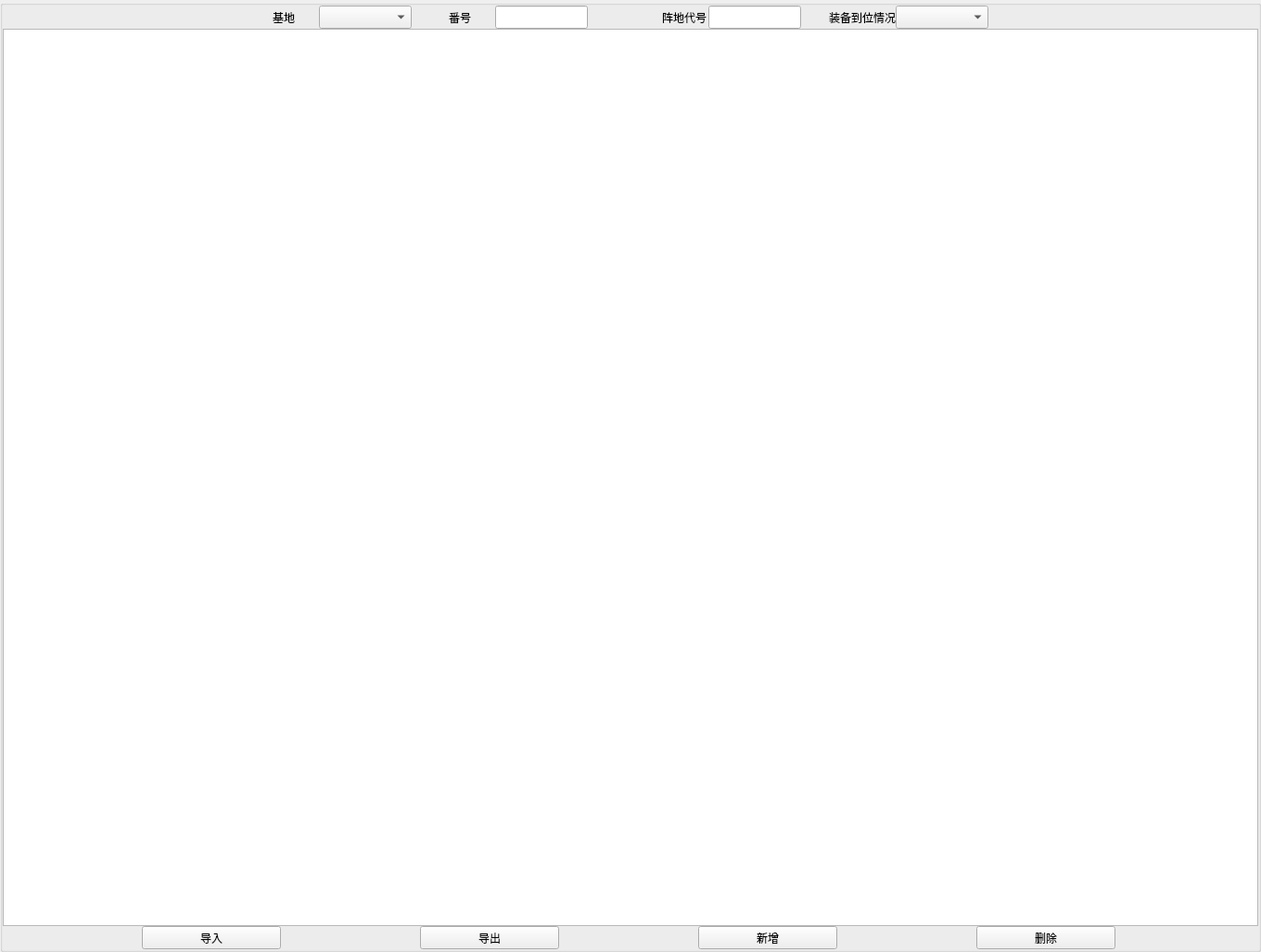
<?xml version="1.0" encoding="UTF-8"?>
<ui version="4.0">
 <class>Form</class>
 <widget class="QWidget" name="Form">
  <property name="geometry">
   <rect>
    <x>0</x>
    <y>0</y>
    <width>1360</width>
    <height>1027</height>
   </rect>
  </property>
  <property name="windowTitle">
   <string>阵地工程</string>
  </property>
  <layout class="QHBoxLayout" name="horizontalLayout_5">
   <property name="spacing">
    <number>0</number>
   </property>
   <property name="leftMargin">
    <number>0</number>
   </property>
   <property name="topMargin">
    <number>0</number>
   </property>
   <property name="rightMargin">
    <number>0</number>
   </property>
   <property name="bottomMargin">
    <number>0</number>
   </property>
   <item>
    <widget class="QGroupBox" name="groupBox_2">
     <property name="title">
      <string/>
     </property>
     <layout class="QGridLayout" name="gridLayout_2">
      <property name="leftMargin">
       <number>0</number>
      </property>
      <property name="topMargin">
       <number>0</number>
      </property>
      <property name="rightMargin">
       <number>0</number>
      </property>
      <property name="bottomMargin">
       <number>0</number>
      </property>
      <property name="spacing">
       <number>0</number>
      </property>
      <item row="0" column="0">
       <widget class="QWidget" name="wg_directory" native="true">
        <property name="sizePolicy">
         <sizepolicy hsizetype="Fixed" vsizetype="Preferred">
          <horstretch>0</horstretch>
          <verstretch>0</verstretch>
         </sizepolicy>
        </property>
        <layout class="QHBoxLayout" name="horizontalLayout_4">
         <property name="spacing">
          <number>0</number>
         </property>
         <property name="leftMargin">
          <number>0</number>
         </property>
         <property name="topMargin">
          <number>0</number>
         </property>
         <property name="rightMargin">
          <number>0</number>
         </property>
         <property name="bottomMargin">
          <number>0</number>
         </property>
        </layout>
       </widget>
      </item>
      <item row="0" column="1">
       <layout class="QVBoxLayout" name="verticalLayout_2">
        <property name="spacing">
         <number>0</number>
        </property>
        <item>
         <layout class="QGridLayout" name="gridLayout">
          <property name="spacing">
           <number>0</number>
          </property>
          <item row="2" column="7">
           <widget class="QLabel" name="label_3">
            <property name="sizePolicy">
             <sizepolicy hsizetype="Maximum" vsizetype="Preferred">
              <horstretch>0</horstretch>
              <verstretch>0</verstretch>
             </sizepolicy>
            </property>
            <property name="minimumSize">
             <size>
              <width>50</width>
              <height>25</height>
             </size>
            </property>
            <property name="maximumSize">
             <size>
              <width>150</width>
              <height>25</height>
             </size>
            </property>
            <property name="text">
             <string>阵地代号</string>
            </property>
           </widget>
          </item>
          <item row="2" column="1">
           <widget class="QLabel" name="label">
            <property name="sizePolicy">
             <sizepolicy hsizetype="Fixed" vsizetype="Fixed">
              <horstretch>0</horstretch>
              <verstretch>0</verstretch>
             </sizepolicy>
            </property>
            <property name="minimumSize">
             <size>
              <width>50</width>
              <height>25</height>
             </size>
            </property>
            <property name="maximumSize">
             <size>
              <width>100</width>
              <height>25</height>
             </size>
            </property>
            <property name="text">
             <string>基地</string>
            </property>
           </widget>
          </item>
          <item row="2" column="8">
           <widget class="QLineEdit" name="lineEdit_3">
            <property name="sizePolicy">
             <sizepolicy hsizetype="Maximum" vsizetype="Fixed">
              <horstretch>0</horstretch>
              <verstretch>0</verstretch>
             </sizepolicy>
            </property>
            <property name="maximumSize">
             <size>
              <width>100</width>
              <height>25</height>
             </size>
            </property>
           </widget>
          </item>
          <item row="2" column="4">
           <widget class="QLabel" name="label_2">
            <property name="minimumSize">
             <size>
              <width>50</width>
              <height>25</height>
             </size>
            </property>
            <property name="maximumSize">
             <size>
              <width>100</width>
              <height>25</height>
             </size>
            </property>
            <property name="text">
             <string>番号</string>
            </property>
           </widget>
          </item>
          <item row="2" column="5">
           <widget class="QLineEdit" name="lineEdit_2">
            <property name="sizePolicy">
             <sizepolicy hsizetype="Maximum" vsizetype="Fixed">
              <horstretch>0</horstretch>
              <verstretch>0</verstretch>
             </sizepolicy>
            </property>
            <property name="minimumSize">
             <size>
              <width>100</width>
              <height>25</height>
             </size>
            </property>
            <property name="maximumSize">
             <size>
              <width>100</width>
              <height>25</height>
             </size>
            </property>
           </widget>
          </item>
          <item row="2" column="10">
           <widget class="QLabel" name="label_4">
            <property name="minimumSize">
             <size>
              <width>50</width>
              <height>25</height>
             </size>
            </property>
            <property name="maximumSize">
             <size>
              <width>200</width>
              <height>25</height>
             </size>
            </property>
            <property name="text">
             <string>装备到位情况</string>
            </property>
           </widget>
          </item>
          <item row="2" column="11">
           <widget class="QComboBox" name="comboBox_2">
            <property name="minimumSize">
             <size>
              <width>100</width>
              <height>25</height>
             </size>
            </property>
            <property name="maximumSize">
             <size>
              <width>100</width>
              <height>25</height>
             </size>
            </property>
            <item>
             <property name="text">
              <string/>
             </property>
            </item>
            <item>
             <property name="text">
              <string>已到位</string>
             </property>
            </item>
            <item>
             <property name="text">
              <string>未到位</string>
             </property>
            </item>
           </widget>
          </item>
          <item row="2" column="3">
           <spacer name="horizontalSpacer">
            <property name="orientation">
             <enum>Qt::Horizontal</enum>
            </property>
            <property name="sizeType">
             <enum>QSizePolicy::Fixed</enum>
            </property>
            <property name="sizeHint" stdset="0">
             <size>
              <width>40</width>
              <height>20</height>
             </size>
            </property>
           </spacer>
          </item>
          <item row="2" column="9">
           <spacer name="horizontalSpacer_3">
            <property name="orientation">
             <enum>Qt::Horizontal</enum>
            </property>
            <property name="sizeType">
             <enum>QSizePolicy::Fixed</enum>
            </property>
            <property name="sizeHint" stdset="0">
             <size>
              <width>30</width>
              <height>20</height>
             </size>
            </property>
           </spacer>
          </item>
          <item row="2" column="6">
           <spacer name="horizontalSpacer_2">
            <property name="orientation">
             <enum>Qt::Horizontal</enum>
            </property>
            <property name="sizeType">
             <enum>QSizePolicy::Fixed</enum>
            </property>
            <property name="sizeHint" stdset="0">
             <size>
              <width>80</width>
              <height>20</height>
             </size>
            </property>
           </spacer>
          </item>
          <item row="2" column="0">
           <spacer name="horizontalSpacer_4">
            <property name="orientation">
             <enum>Qt::Horizontal</enum>
            </property>
            <property name="sizeHint" stdset="0">
             <size>
              <width>40</width>
              <height>20</height>
             </size>
            </property>
           </spacer>
          </item>
          <item row="2" column="12">
           <spacer name="horizontalSpacer_5">
            <property name="orientation">
             <enum>Qt::Horizontal</enum>
            </property>
            <property name="sizeHint" stdset="0">
             <size>
              <width>40</width>
              <height>20</height>
             </size>
            </property>
           </spacer>
          </item>
          <item row="2" column="2">
           <widget class="QComboBox" name="comboBox">
            <property name="sizePolicy">
             <sizepolicy hsizetype="Fixed" vsizetype="Fixed">
              <horstretch>0</horstretch>
              <verstretch>0</verstretch>
             </sizepolicy>
            </property>
            <property name="minimumSize">
             <size>
              <width>100</width>
              <height>25</height>
             </size>
            </property>
            <property name="maximumSize">
             <size>
              <width>100</width>
              <height>25</height>
             </size>
            </property>
           </widget>
          </item>
         </layout>
        </item>
        <item>
         <widget class="QTableWidget" name="tableWidget">
          <property name="minimumSize">
           <size>
            <width>400</width>
            <height>200</height>
           </size>
          </property>
          <property name="maximumSize">
           <size>
            <width>16777215</width>
            <height>16777215</height>
           </size>
          </property>
         </widget>
        </item>
        <item>
         <layout class="QHBoxLayout" name="horizontalLayout">
          <item>
           <widget class="QToolButton" name="tb_input">
            <property name="minimumSize">
             <size>
              <width>50</width>
              <height>25</height>
             </size>
            </property>
            <property name="maximumSize">
             <size>
              <width>150</width>
              <height>25</height>
             </size>
            </property>
            <property name="text">
             <string>导入</string>
            </property>
           </widget>
          </item>
          <item>
           <widget class="QToolButton" name="tb_output">
            <property name="maximumSize">
             <size>
              <width>150</width>
              <height>25</height>
             </size>
            </property>
            <property name="text">
             <string>导出</string>
            </property>
           </widget>
          </item>
          <item>
           <widget class="QToolButton" name="tb_add">
            <property name="minimumSize">
             <size>
              <width>50</width>
              <height>25</height>
             </size>
            </property>
            <property name="maximumSize">
             <size>
              <width>150</width>
              <height>25</height>
             </size>
            </property>
            <property name="text">
             <string>新增</string>
            </property>
           </widget>
          </item>
          <item>
           <widget class="QToolButton" name="tb_del">
            <property name="minimumSize">
             <size>
              <width>50</width>
              <height>25</height>
             </size>
            </property>
            <property name="maximumSize">
             <size>
              <width>150</width>
              <height>25</height>
             </size>
            </property>
            <property name="text">
             <string>删除</string>
            </property>
           </widget>
          </item>
         </layout>
        </item>
       </layout>
      </item>
     </layout>
    </widget>
   </item>
   <item>
    <widget class="QWidget" name="widget" native="true">
     <property name="sizePolicy">
      <sizepolicy hsizetype="Fixed" vsizetype="Preferred">
       <horstretch>0</horstretch>
       <verstretch>0</verstretch>
      </sizepolicy>
     </property>
     <property name="minimumSize">
      <size>
       <width>0</width>
       <height>755</height>
      </size>
     </property>
    </widget>
   </item>
  </layout>
 </widget>
 <resources/>
 <connections/>
</ui>
